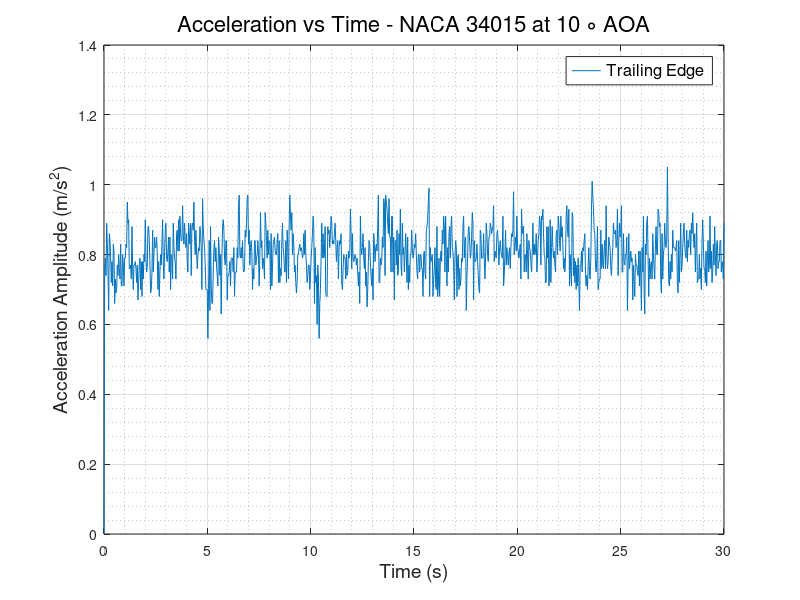
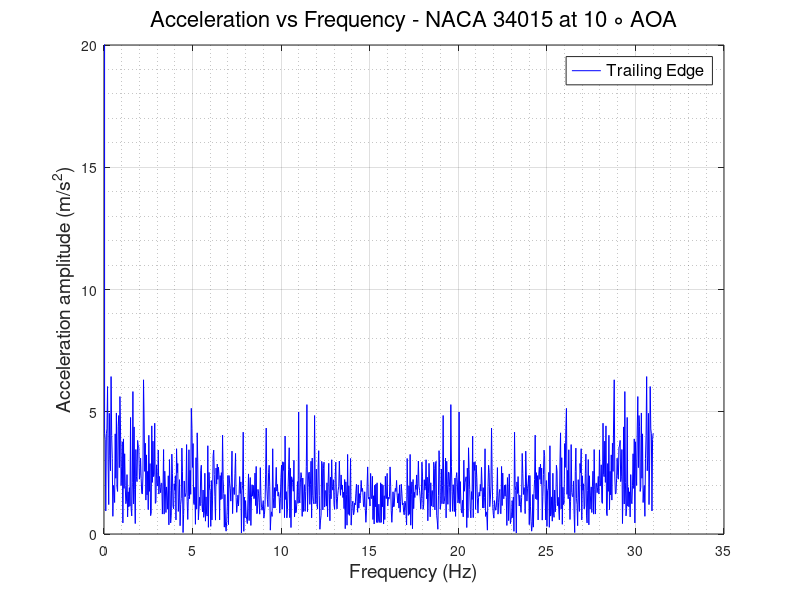

Write MATLAB code to recreate these figures, in order.
clc
clear
close all
%% READING ACCELEROMETER DATA and defining Variables
                      % TRAILING EDGE %
data   = xlsread('TE_400rpm.csv');
TE_time   = data(:,1);
TE_X_acc  = data(:,2);
TE_Y_acc  = data(:,3);
TE_Z_acc  = data(:,4);
TE_R_acc  = sqrt(TE_X_acc.^2 + TE_Y_acc.^2 + TE_Z_acc.^2);
% plot(TE_time,TE_R_acc)
N      = numel(TE_time);
Ts     = abs(diff(TE_time(1:2)));
fs     = 1/Ts;
f_axis = [0:N-1]*fs/N;
A_freq_TE = fft(TE_Z_acc);
figure(1)
plot(TE_time, TE_Z_acc)
grid on
grid minor
xlabel('Time (s)','FontSize',14,'FontWeight','normal')
ylabel('Acceleration Amplitude (m/s^2)','FontSize',14,'FontWeight','normal')
legend ('Trailing Edge','FontSize',12,'FontWeight','normal')
title('Acceleration vs Time - NACA 34015 at 10 \circ AOA','FontSize',16,'FontWeight','normal')
% ylim([0.5 2])
figure(2)
plot(f_axis,abs(A_freq_TE),'-b','LineWidth',0.5)
grid on 
grid minor
ylabel('Acceleration amplitude (m/s^2)','FontSize',14,'FontWeight','normal')
xlabel('Frequency (Hz)','FontSize',14,'FontWeight','normal')
ylim([0 20])
legend ('Trailing Edge','FontSize',12,'FontWeight','normal')
title('Acceleration vs Frequency - NACA 34015 at 10 \circ AOA','FontSize',16,'FontWeight','normal')
